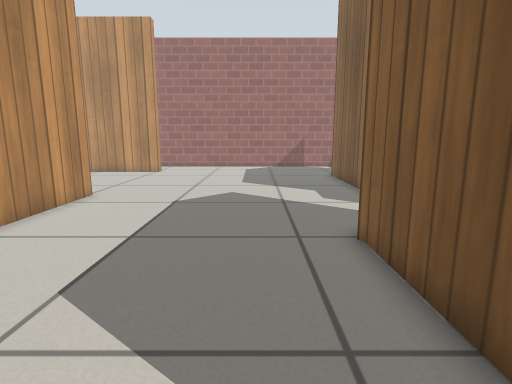
[1] (above)

19 first-person views from a walk through a Gazebo world. The camera is 0.58 m above the floor, tilts 10° down and sees 80° across. The floor is counted in squares, 0.25 m on a side. Each view is taken from the middle of a square. On the plan, view 1 faces up. The plan holds only what a view shows up to about 18 squares ahead; the rest is blank. Gazebo's built-in surfaces are drawn with simple patterns.

[2]
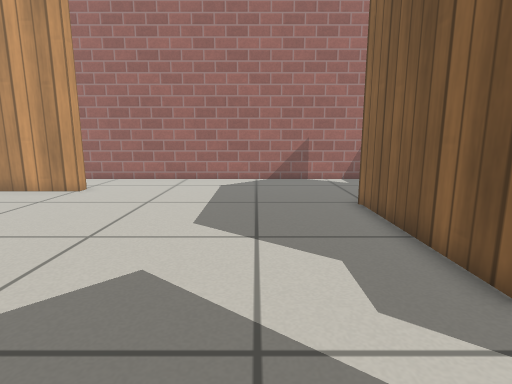

[3]
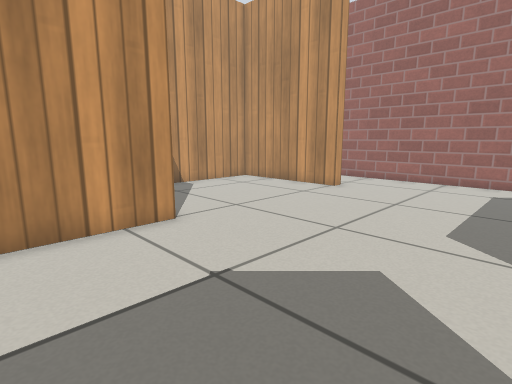

[4]
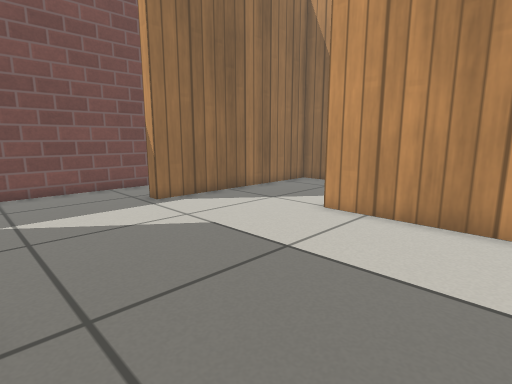

[5]
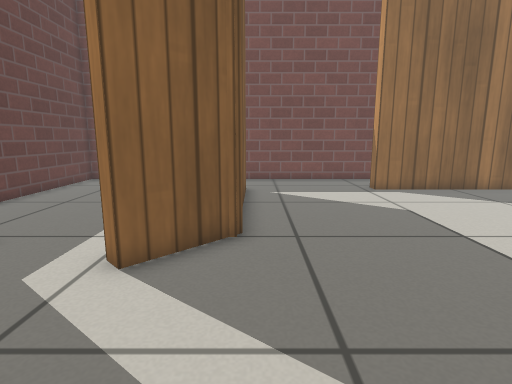

[6]
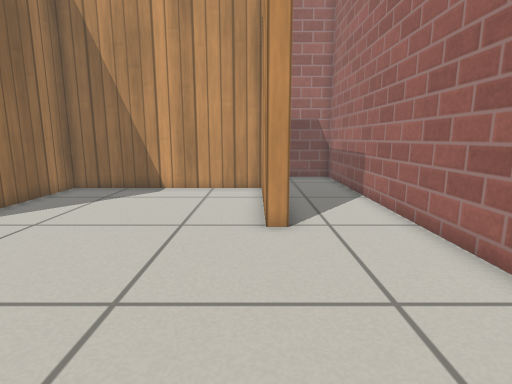

[7]
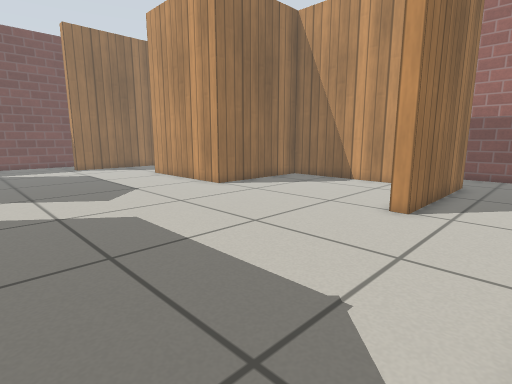

[8]
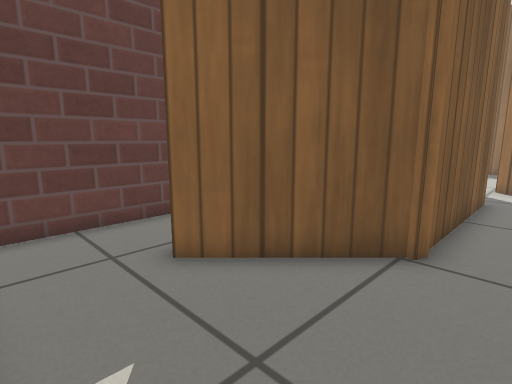

[9]
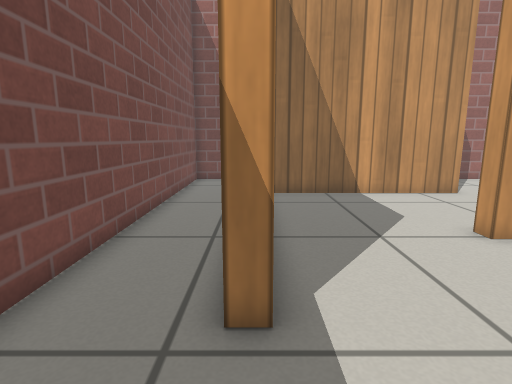

[10]
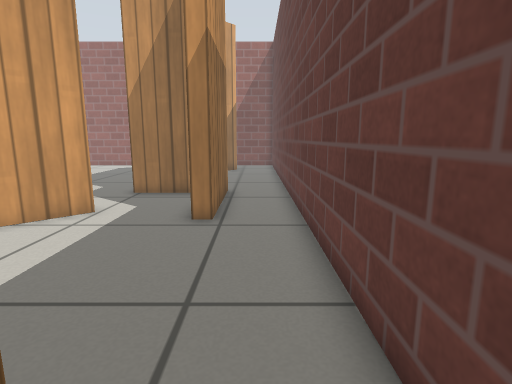

[11]
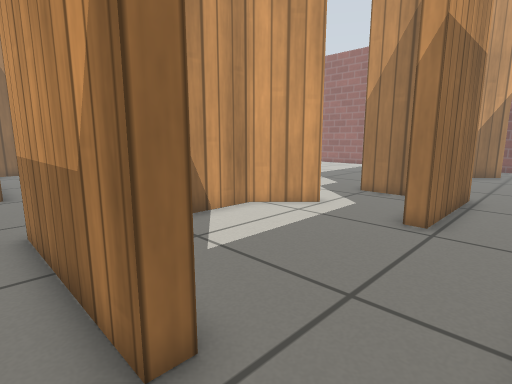

[12]
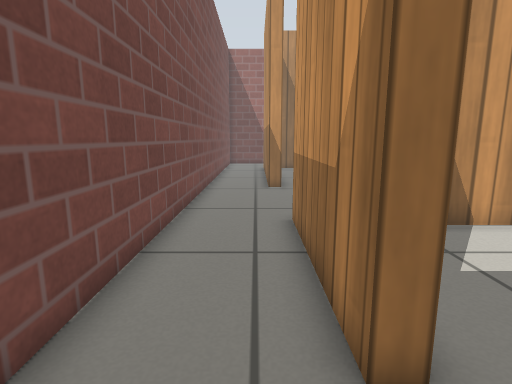

[13]
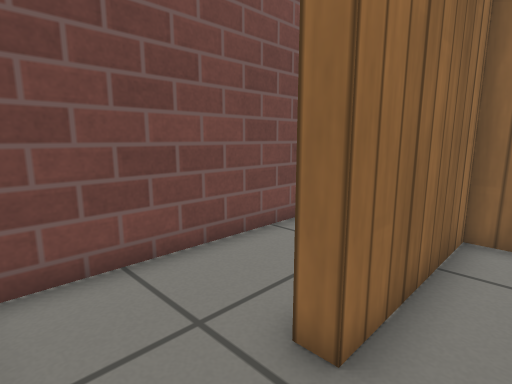

[14]
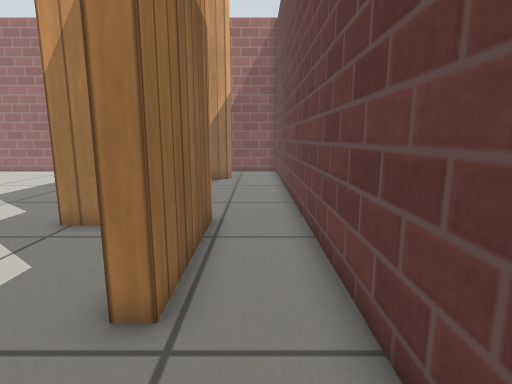

[15]
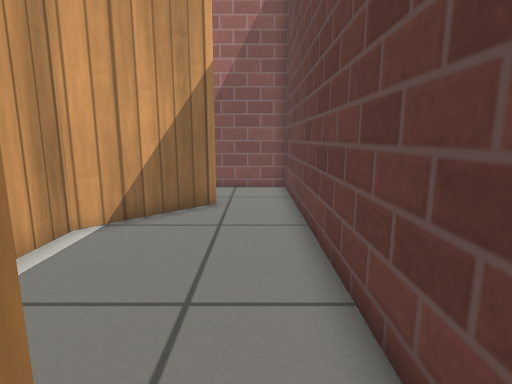

[16]
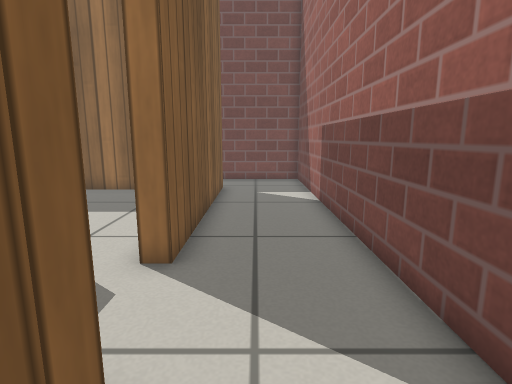

[17]
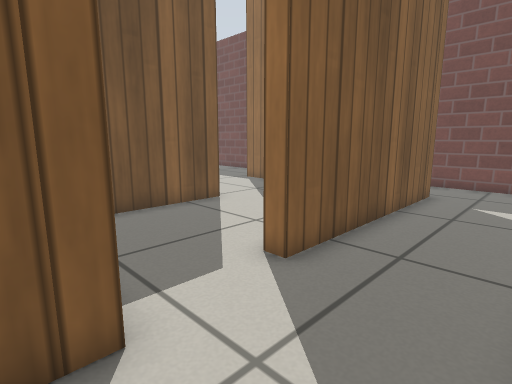

[18]
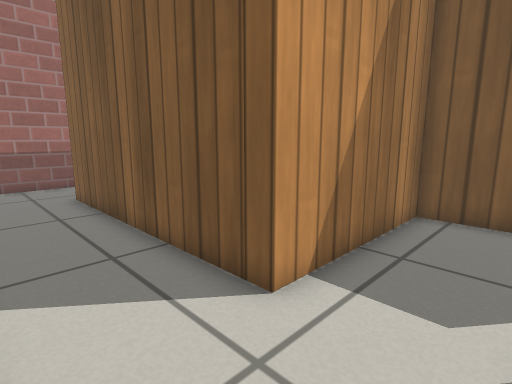

[19]
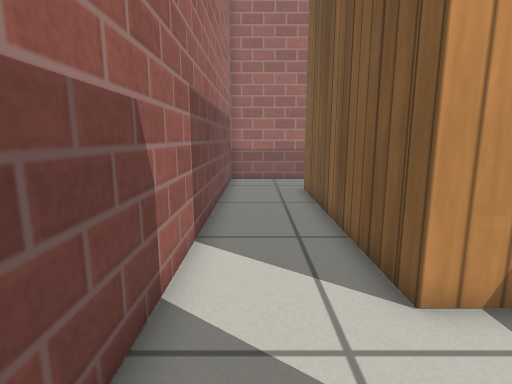

### Floor plan
Points are (right, up) in squares from view 1. A wall is a line through its corners. A room is listed if a view was taken in it or the views show most of it. See-through windows are left out.
Room 1 (views 1, 2, 3, 4, 5, 6, 7, 8, 9, 10, 11, 12, 16, 17, 18, 19)
walls: (-12.6, 11.9) (-13.8, 11.9) (-13.8, 21.9) (-6.8, 21.9) (-6.8, 21.3) (-12.6, 21.3); (4.6, 18.6) (8.2, 22.2); (7.2, 11.9) (4.8, 11.9) (4.8, 19); (-7.6, 0.2) (-3.4, 0.2) (-3.4, -0.4) (-6.1, -0.4); (2.5, 0.6) (2.5, 6.9) (4.4, 8.9) (4.9, 8.4) (4.2, 7.7); (-13.2, 21.4) (-13.2, 12.5) (-6.8, 12.5) (-6.8, 5.5) (-7.4, 5.5); (-13.4, -0.5) (-13.4, 8.6) (-12.8, 8.6); (8.7, 21.8) (5.4, 18.5) (5.4, 17.5); (8.5, 0.7) (8.5, 0.1) (2.4, 0.1); (11.4, 19.4) (11.4, 25.4) (-17.4, 25.4) (-17.4, -3.4) (11.4, -3.4) (11.4, 1.6)
ways out: opening at (6, 8.5) to room 2; opening at (10, 0.5) to room 2; opening at (8.5, 19.3) to room 3; opening at (-13, 10) to room 4; opening at (-7, 3) to room 4
Room 2 (views 13, 14)
walls: (8.7, 7.5) (8.1, 7.5); (4.2, 7.7) (3.1, 6.6) (3.1, 4.1); (11.4, 1.6) (11.4, 6.5); (3.1, 0.7) (8.5, 0.7)
ways out: opening at (6, 8.5) to room 1; opening at (10, 0.5) to room 1; opening at (10.5, 7) to room 3
Room 3 (view 15)
walls: (8.7, 12.6) (8.7, 7.5); (5.4, 17.5) (5.4, 16.5); (11.4, 6.5) (11.4, 19.4)
ways out: opening at (8.5, 19.3) to room 1; opening at (10.5, 7) to room 2
Room 4 (no view inside)
walls: (-7.4, 5.5) (-7.4, 11.9) (-12.6, 11.9); (-12.8, 8.6) (-12.8, 0.2) (-7.6, 0.2)
ways out: opening at (-13, 10) to room 1; opening at (-7, 3) to room 1

Where each view was taken, in squares from view 1:
view 1: 0 up, 0 right, facing up
view 2: 8 up, 1 right, facing up
view 3: 8 up, 1 right, facing up-left
view 4: 11 up, 2 right, facing down-left
view 5: 14 up, 2 right, facing down
view 6: 21 up, 1 right, facing left
view 7: 25 up, 3 right, facing down-left
view 8: 25 up, 3 right, facing down-right
view 9: 0 up, 0 right, facing left
view 10: 1 down, 10 right, facing up
view 11: 1 down, 11 right, facing up-left
view 12: 1 down, 11 right, facing left
view 13: 2 up, 11 right, facing down-left
view 14: 4 up, 10 right, facing up
view 15: 11 up, 10 right, facing up
view 16: 14 up, 15 left, facing down
view 17: 13 up, 17 left, facing down-right
view 18: 9 up, 17 left, facing up-right
view 19: 8 up, 16 left, facing up
